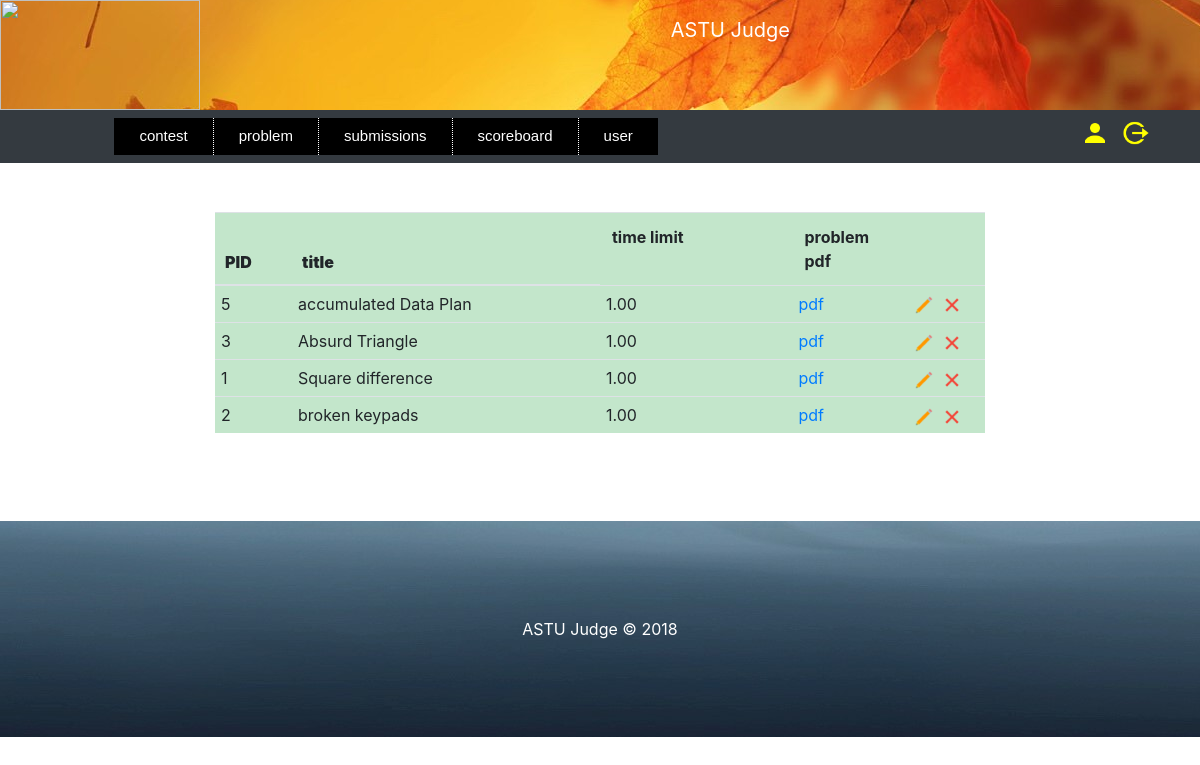
The page /view-problem-by-admin/ (signed in) on the database its author committed.
### judge/models.py (models this page shows, shortened)
class Problem(models.Model):
    title = models.CharField(max_length=200)
    short_name = models.CharField(max_length=10)
    pdf = models.FileField(upload_to=problem_directory_upload, unique=True)
    point = models.DecimalField(default=1.0, decimal_places=2, max_digits=10,
                                validators=[MinValueValidator(Decimal('0.01'))])
    time_limit = models.DecimalField(decimal_places=2, max_digits=10, validators=[MinValueValidator(Decimal('0.01'))],
                                     help_text='enter time limit in second')
    memory_limit = models.DecimalField(blank=True, null=True, decimal_places=2, max_digits=10,
                                       validators=[MinValueValidator(Decimal('0.01'))],
                                       help_text='Enter memory limit in mega bytes')
    campus = models.ForeignKey(Campus, on_delete=models.CASCADE)
    register_date = models.DateTimeField()

### judge/views.py (the view)
# urls.py: path('view-problem-by-admin/', views.view_problem_by_admin, name='view_problem_by_admin'),
def view_problem_by_admin(request):
    admin_email = request.session.get('admin_auth')
    contest = admin_view_contest_form(request, admin_email)
    if admin_email:
        admin = Admin.objects.get(email=admin_email)
        problem = Problem.objects.filter(campus=admin.campus)
        problem = sorted(problem, key=lambda x: x.register_date, reverse=True)
        for i in problem:
            i.link = '/media/'+str(i.pdf)
        return render(request, 'webpages/problem_view_by_admin.html', {'problem': problem, 'contest': contest})
    else:
        raise Http404("You are not logged in")

### judge/views.py (called while the page is built)
def admin_view_contest_form(request, email):
    admin = Admin.objects.get(email=email)
    utc = pytz.UTC
    date = utc.localize(datetime.now())
    contest_id = request.session.get('admin_contest')
    contest = Contest.objects.filter(campus=admin.campus, active_time__lt=date, deactivate_time__gt=date,
                                     enable='yes').order_by('start_time')
    for i in contest:
        if contest_id == str(i.id):
            i.selected = 'yes'
        else:
            i.selected = 'no'
    return contest

### judge/templates/webpages/problem_view_by_admin.html (shortened to what this page needs)
<!DOCTYPE html>
<html lang="en">
    <head class="header-site">
        {% load static %}
        {% load filter %}
        {% load widget_tweaks %}
            {% include "webpages/admin_homepage.html" %}
        <link rel="stylesheet" href="{% static 'files/bootstrap/css/bootstrap.css' %}"  type="text/css" >
        <link rel="stylesheet" href="{% static 'files/style2.css' %}"  type="text/css" >
        <link rel="stylesheet" href="{% static 'files/style3.css' %}"  type="text/css" >
        <link rel="stylesheet" href="{% static 'files/style4.css' %}"  type="text/css" >
        <link rel="stylesheet" href="{% static 'files/style5.css' %}"  type="text/css" >
        <link rel="stylesheet" href="{% static 'files/style6.css' %}"  type="text/css" >
    </head>
    <body>
        <div class="container col-8">
                <table class="table table-success" >
                    <thead>
                        <tr>
                            <th style="width: 10%;"><strong>PID</strong></th>
                            <th style="width: 40%;"><strong>title</strong></th>
                            <td style="width: 20%;"><strong>time limit</strong></td>
                            <td style="width: 15%;"><strong>problem pdf</strong></td>
                            <td style="width: 15%;"><strong></strong></td>
                        </tr>
                    </thead>
                    {% for i in problem %}
                        <tr>
                            <td style="width: 10%;">{{i.id}}</td>
                            <td style="width: 40%;">{{i.title}}</td>
                            <td style="width: 25%;">{{i.time_limit}}</td>
                            <td style="width: 15%;"><a href="{{i.link}}">pdf</a></td>
                            <td style="width: 10%;">
                                <a href="{% url 'edit_problem' i.id %}"   style="margin-right:5%;" title="edit"> <img src="{% static 'Images/edit.png' %}" height="20" width="20"></a>
                                <a href="{% url 'delete_problem_confirmation' i.id %}"  title="delete"> <img src="{% static 'Images/delete.png' %}" height="20" width="20"></a>
                            </td>
                        </tr>
                    {% endfor %}
                </table>
        </div>
    </body>
    <footer>
        {% include "webpages/footer.html" %}
    </footer>
</html>

### judge/static/files/style3.css (style rules this page uses)
a.butt:link, a.back:visited, { background-color: #11aa44; color: white; }
table, th, td { border: 1px solid black; }

### judge/static/files/style6.css (style rules this page uses)
.table-success>tbody>tr>td { padding:6px; text-font:8px; }
.table-success>thead>tr>th { padding:10px; text-font:10px; }

### rows shown on the page
Problem: id "5", title "accumulated Data Plan", time_limit "1.00"
Problem: id "3", title "Absurd Triangle", time_limit "1.00"
Problem: id "1", title "Square difference", time_limit "1.00"
Problem: id "2", title "broken keypads", time_limit "1.00"
